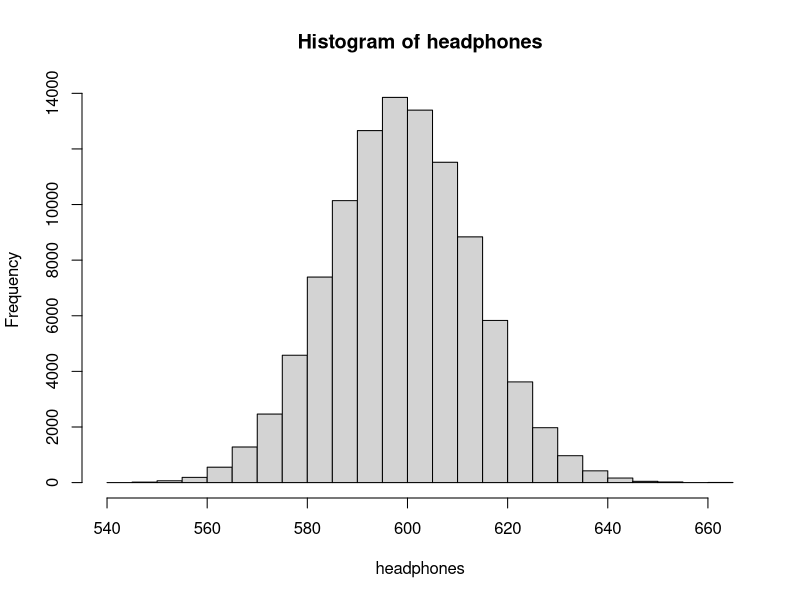
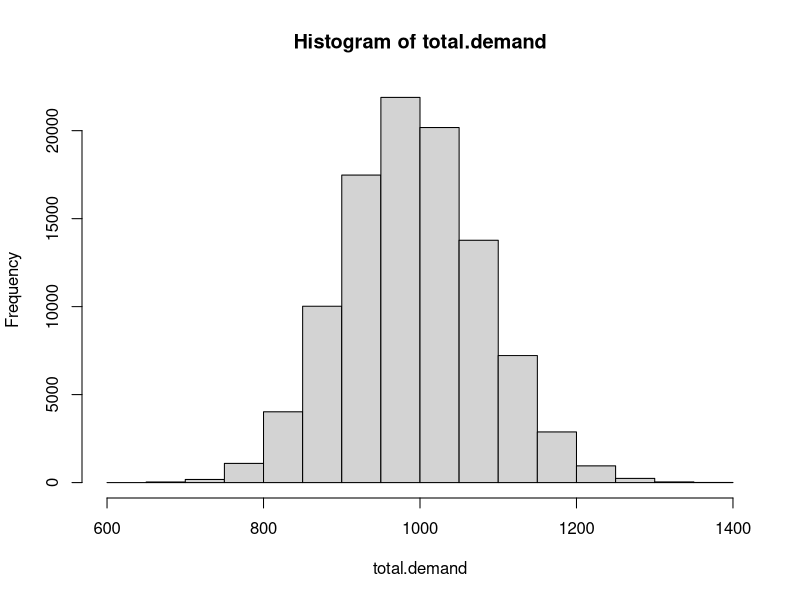
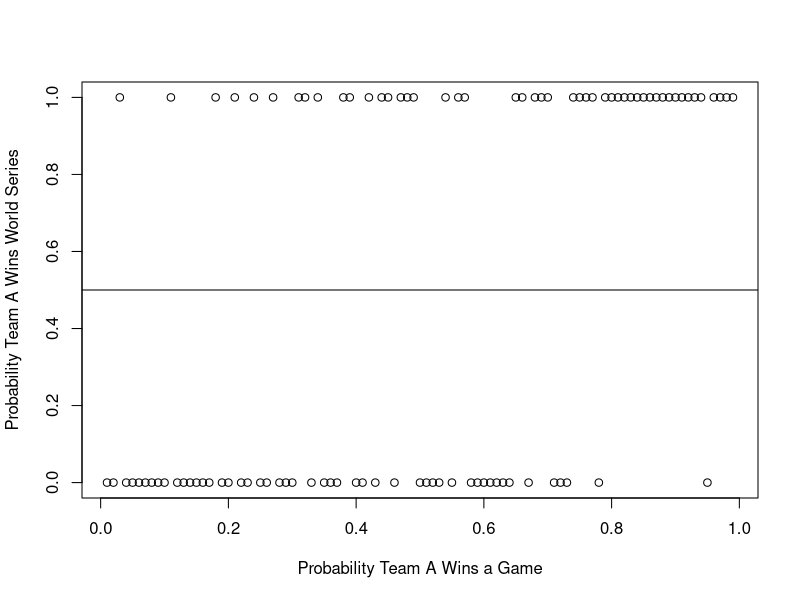
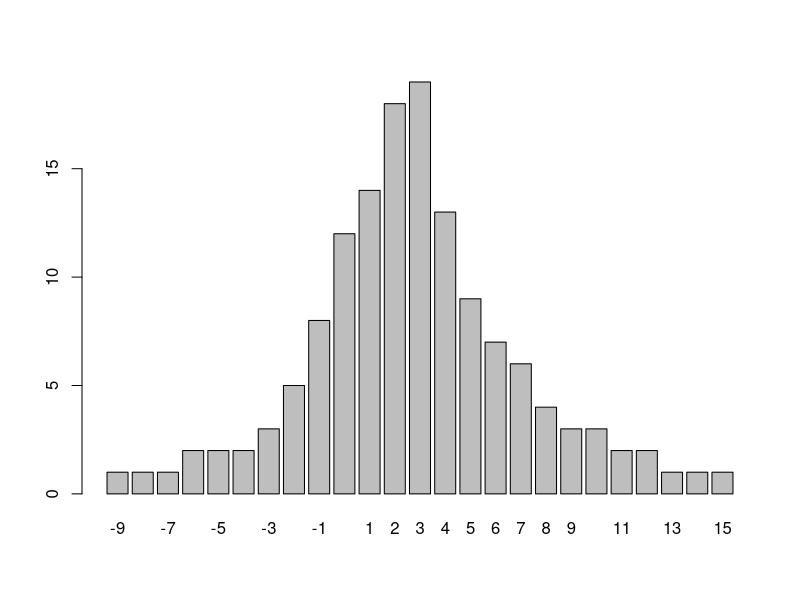

Source code (R) for these figures, in order:
## ---- chunk 1
#Leave this as-is.
knitr::opts_chunk$set(echo = TRUE,collapse=TRUE)
if( as.numeric( paste( unlist( strsplit( paste(R.Version()$major,R.Version()$minor,sep="."),split="\\.") ),collapse="") ) < 421 ) { 
  stop("You must have R version 4.2.1 or later to knit this document")}
RNGversion("4.2.1")
## ---- chunk 2
# This section is just the monte carlo simulation
nTrials <- 100000
headphones <- c()
for (i in 1:nTrials) {
  totalDemand = sum(sample(7:14, 60, TRUE, c(0.09, 0.12, 0.22, 0.23, 0.13, 0.09, 0.07, 0.05)))
  headphones[i] = totalDemand;
}

# part a:
summary(headphones)
hist(headphones)

# part b:
print(mean(headphones >= 610))

# part c:
print(mean(560 <= headphones & headphones <= 580))

# part d:
print(mean(headphones == 596))

# part e:
print(mean(headphones %% 20 == 0))
## ---- chunk 3
nTrials <- 100000
total.demand <- c()

for (i in 1:nTrials) {
  reliable = sample(4:10, 60, TRUE, seq(from = 2, to = 1, length=length(4:10)))
  infrequent = sample(c(0, 15, 20), 60, TRUE, c(0.55, 0.3, 0.15))
  rare = sample(c(0, 16, 25, 40), 60, TRUE, c(0.9, 0.02, 0.07, 0.01))
  total.demand[i] = sum(reliable, infrequent, rare);
}

# f1
summary(total.demand)
hist(total.demand)

# f2
print(mean(total.demand > 1150))
## ---- chunk 4
nTrials <- 10000
w_series <- c()

for (i in 1:nTrials) {
  w_series[i] = sum(sample(c(1, 0), 7, TRUE, prob=c(0.7, 0.3)))
}

# a:
print(mean(w_series >= 4))
## ---- chunk 5
p.win = rep(0, 99)
p.A = seq(.01, .99, .01)

for (i in 1:99) {
  p.win[i] = sample(c(1, 0), 7, TRUE, c(p.A[i], 1 - p.A[i]))
}

plot(p.win ~ p.A, xlab="Probability Team A Wins a Game", ylab="Probability Team A Wins World Series")
abline(h=0.5)
## ---- chunk 6
nTrials <- 10000
w_series <- c()

for (i in 1:nTrials) {
  w_series[i] = sum(sample(c(1, 0), 13, TRUE, prob=c(0.55, 0.45)))
}

# c:
print(mean(w_series >= 4))
## ---- chunk 7
yards <- -9:15
weights.yards <- c(1,1,1,2,2,2,3,5,8,12,14,18,19,13,9,7,6,4,3,3,2,2,1,1,1)
barplot(weights.yards,names.arg=yards)
## ---- chunk 8
nTrials = 100000
counter = 0;
for (i in 1:nTrials) {
  plays = cumsum(sample(yards, 4, TRUE, weights.yards))
  if (plays[1] >= 10 || plays[2] >= 10 || plays[3] >= 10 || plays[4] >= 10) counter = counter + 1
}
print(counter / nTrials)
## ---- chunk 9

## ---- chunk 10
nTrials = 50
count = 0;

for (i in 1:nTrials) {
  counterA = 0
  counterB = 0
  for (i in 1:12) {
    sA = sample(1:6, 1, TRUE, c(0.35, 0.17, 0.15, 0.11, 0.12, 0.10))
    if (sA >= 4) counterA = counterA + 1
  }
  
  for (i in 1:22) {
    sB = sample(1:6, 1, TRUE, c(0.24, 0.40, 0.08, 0.13, 0.06, 0.09))
    if (sB >= 4) counterB = counterB + 1
  }
  if (counterA / 12 > counterB / 22) count = count + 1;
}

print(count / nTrials)
## ---- chunk 11
nTrials = 10000
data = c()
dollar = rep(100, 434)
fiftyCent = rep(50, 874)
tFiveCent = rep(25, 557)
tenCent = rep(10, 347)
fiveCent = rep(5, 229)
oneCent = rep(1, 310)

for (i in 1:nTrials) {
  fallen = sample(0:3, 10000, TRUE, c(0.87, 0.07, 0.04, 0.02))
  total.lost = sum(fallen)
  data[i] = sum(sample(c(dollar, fiftyCent, tFiveCent, tenCent, fiveCent, oneCent), 2751 - total.lost, FALSE))
}

print(mean(data  >= 27500))
## ---- chunk 12
nTrials = 10000
data = c()

for (i in 1:nTrials) {
  person = sample(1:5, 42, TRUE)
  nGems = table(person)[[1]]
  data[i] = nGems
}

print(mean(data <= 4))
## ---- chunk 13
nTrials = 10000
data = c()

for (i in 1:nTrials) {
  person = sample(1:5, 42, TRUE)
  data[i] = min(table(person))
}

print(mean(data <= 4))
## ---- chunk 14
nTrials = 10000
counter = 0;

for (i in 1:nTrials) {
  person = sample(1:5, 42, TRUE)
  if (max(table(person)) - min(table(person)) >= 9) counter = counter + 1
}

print(counter / nTrials)
## ---- chunk 15
nTrials = 10000
counter = 0;

for (i in 1:nTrials) {
  person = sample(1:5, 42, TRUE)
  if (table(person)[[1]] == max(table(person))) counter = counter + 1
}

print(counter / nTrials)
## ---- chunk 16

## ---- chunk 17

## ---- chunk 18

## ---- chunk 19
nTrials = 10000
pos = c(20, 31, 35, 72, 88)
counter = 0

for (i in 1:nTrials) {
  rng = sample(1:99, 1, FALSE, seq(from=1.5, to = 1, length=length(1:99)))
  dist = min(abs(rng - pos))
  if (dist <= 12) counter = counter + 1
}

print(counter / nTrials)
## ---- chunk 20

## ---- chunk 21
nTrials = 50000
counterA = 0
counterB = 0

for (i in 1:nTrials) {
  pSize = sample(c(1, 2, 3, 4, 6, 8), 1, FALSE, c(0.05, 0.20, 0.15, 0.4, 0.15, 0.05))
  parties = sample(15:35, pSize, TRUE, seq(from =2.6, to=1, length=length(15:35)))
  total.people = sum(parties)
  if (total.people > (4 * 16)) counterA = counterA + 1
  if (total.people > (3 * 16)) counterB = counterB + 1
}

# This is the "real" answer, sanity check I believe is wrong
print(counterA / nTrials)

# To match the sanity check, the waiters is 3 instead of 4
print(counterB / nTrials)
## ---- chunk 22
nTrials = 50000
counterA = 0

for (i in 1:nTrials) {
  pSize = sample(c(1, 2, 3, 4, 6, 8), 1, FALSE, c(0.05, 0.20, 0.15, 0.4, 0.15, 0.05))
  parties = sample(15:35, pSize, TRUE, seq(from =2.6, to=1, length=length(15:35)))
  total.people = sum(parties)
  if (total.people > (10 * 16)) counterA = counterA + 1
}

# This is the "real" answer, sanity check I believe is wrong
print(counterA / nTrials)
## ---- chunk 23
nTrials = 10000
counterA = 0
counterB = 0

for (i in 1:nTrials) {
  stops = c()
  counterFifteen = 0
  for (stop in 1:19) {
    people = sample(0:5, 1, FALSE)
    requested.stops = sample(stop:20, people, TRUE)
    stops = c(stops, requested.stops)
  }
  if (any(stops == 8)) counterA = counterA + 1
  
  for (j in 1:length(stops)) {
    if (stops[j] == 15) counterFifteen = counterFifteen + 1
  }
  if (counterFifteen >= 5) counterB = counterB + 1
}
# a:
print(counterA / nTrials)

# b:
print(counterB / nTrials)
## ---- chunk 24

